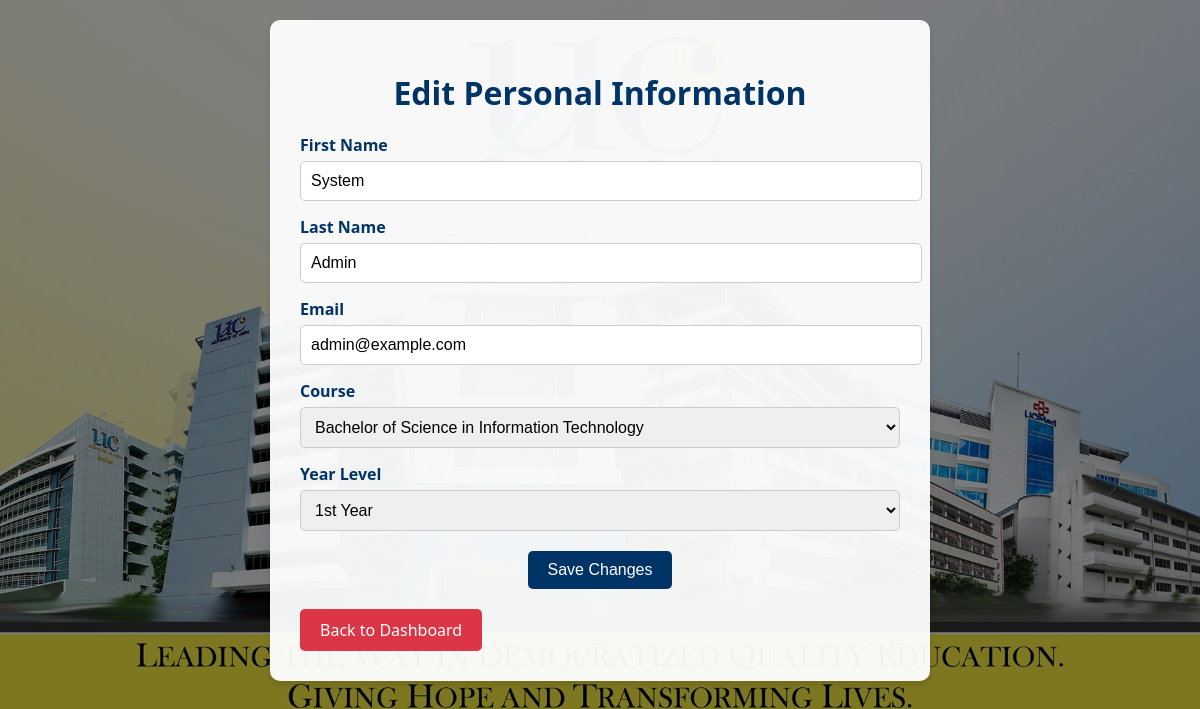
Page /edit-record (signed in) on the committed database.
### tables this page shows
CREATE TABLE students (
    id INTEGER PRIMARY KEY AUTOINCREMENT,
    idno TEXT UNIQUE NOT NULL,
    lastname TEXT NOT NULL,
    firstname TEXT NOT NULL,
    middlename TEXT,
    course TEXT NOT NULL,
    year_level INTEGER NOT NULL,
    email TEXT UNIQUE NOT NULL,
    username TEXT UNIQUE NOT NULL,
    password TEXT NOT NULL,
    user_type TEXT NOT NULL DEFAULT 'student', -- 'admin', 'staff', or 'student'
    created_at TIMESTAMP DEFAULT CURRENT_TIMESTAMP
);

### app.py (the view)
@app.route('/edit-record')
@login_required
def edit_record():
    student_id = session.get('student_id')
    if not student_id:
        return redirect(url_for('login'))  # Redirect to login if not logged in
    db = get_db()
    student = db.execute('SELECT * FROM students WHERE idno = ?', (student_id,)).fetchone()
    if not student:
        return "Student not found", 404
    return render_template('edit_record.html', student=student)

### app.py (called while the page is built)
def get_db():
    try:
        db = sqlite3.connect('students.db')
        db.row_factory = sqlite3.Row
        return db
    except Exception as e:
        logging.error(f"Database connection error: {str(e)}")
        raise

@app.before_request
def before_request():
    if 'user_id' in session and 'last_activity' not in session:
        session.clear()
        flash('Session expired. Please login again.', 'warning')
        return redirect(url_for('index'))

### templates/edit_record.html (shortened to what this page needs)
<!DOCTYPE html>
<html lang="en">
<head>
</head>
<body>
    <div class="edit-container">
        <h1>Edit Personal Information</h1>
        <form action="{{ url_for('update_record') }}" method="POST">
            <div class="form-group">
                <label for="first-name">First Name</label>
                <input type="text" id="first-name" name="first_name" value="{{ student['firstname'] }}" required>
            </div>
            <div class="form-group">
                <label for="last-name">Last Name</label>
                <input type="text" id="last-name" name="last_name" value="{{ student['lastname'] }}" required>
            </div>
            <div class="form-group">
                <label for="email">Email</label>
                <input type="email" id="email" name="email" value="{{ student['email'] }}" required>
            </div>
            <div class="form-group">
                <label for="course">Course</label>
                <select id="course" name="course" required>
                    <option value="BSIT" {% if student['course'] == 'BSIT' %}selected{% endif %}>Bachelor of Science in Information Technology</option>
                </select>
            </div>
            <div class="form-group">
                <label for="year-level">Year Level</label>
                <select id="year-level" name="year_level" required>
                    <option value="1" {% if student['year_level'] == '1' %}selected{% endif %}>1st Year</option>
                </select>
            </div>
            <div class="form-actions">
                <button type="submit">Save Changes</button>
            </div>
        </form>
        <a href="/dashboard" class="back-btn">Back to Dashboard</a>
    </div>
</body>
</html>

### templates/edit_record.html (style rules this page uses)
body { font-family: 'Segoe UI', Tahoma, Geneva, Verdana, sans-serif; margin: 0; background-image: url('/static/uc.jpg'); background-size: cover; background-position: center; background-repeat: no-repeat; background-color: rgba(0, 0, 0, 0.5); background-blend-mode: overlay; min-height: 100vh; padding: 20px; }
.edit-container { max-width: 600px; margin: 0 auto; background-color: rgba(255, 255, 255, 0.95); padding: 30px; border-radius: 10px; box-shadow: 0 4px 6px rgba(0, 0, 0, 0.1); }
h1 { color: #003366; text-align: center; margin-bottom: 20px; }
.form-group { margin-bottom: 15px; }
.form-group label { display: block; color: #003366; margin-bottom: 5px; font-weight: bold; }
.form-group input, .form-group select, .form-group textarea { width: 100%; padding: 10px; border: 1px solid #ccc; border-radius: 5px; font-size: 1em; }
.form-actions { text-align: center; margin-top: 20px; }
.form-actions button { background-color: #003366; color: white; border: none; padding: 10px 20px; border-radius: 5px; cursor: pointer; font-size: 1em; transition: background-color 0.3s ease; }
.back-btn { display: inline-block; margin-top: 20px; padding: 10px 20px; background-color: #dc3545; color: white; text-decoration: none; border-radius: 5px; transition: background-color 0.3s ease; }

### rows in the picture
students: first_name "System", last_name "Admin", email "admin@example.com"
